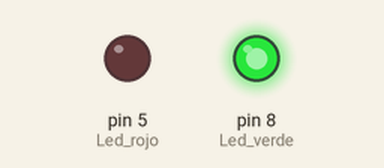
The sketch below on a simulated Arduino Uno, built with avr-gcc and run on an emulated ATmega328P. Parts: output pins drawn as LEDs (lit = HIGH).

Above: at 0.5 s.
At 2.0 s:
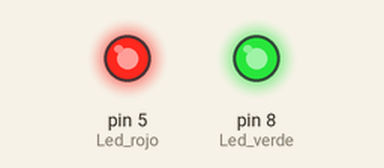
At 4.0 s:
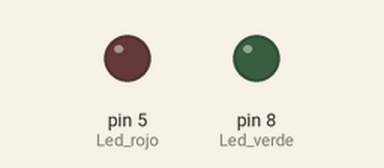
Timing chart, 0 to 6.5 s (numbered marks = the images above):
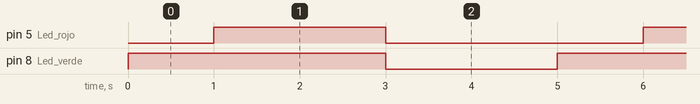

The sketch:

practica_01.ino
```cpp
// PRACTICA 01: CONTROL DE DOS LED

// La función void setup() es la primera función en ejecutarse dentro de un programa en Arduino.
void setup(){
  pinMode(8, OUTPUT); // Led verde
  pinMode(5, OUTPUT); // Led rojo
}

// La función void loop() es la que se ejecuta un número infinito de veces
void loop(){
  digitalWrite(8, HIGH);
  delay(1000);

  digitalWrite(5, HIGH);
  delay(2000);

  digitalWrite(8, LOW);
  digitalWrite(5, LOW);
  delay(2000);
}
```

Measured:
- by itself, pin 5 (Led_rojo): alternates HIGH for 2.0 s and LOW for 3.0 s
- by itself, pin 8 (Led_verde): alternates HIGH for 3.0 s and LOW for 2.0 s
- by itself, everything shown: repeats every 5.0 s, in 3 steps
